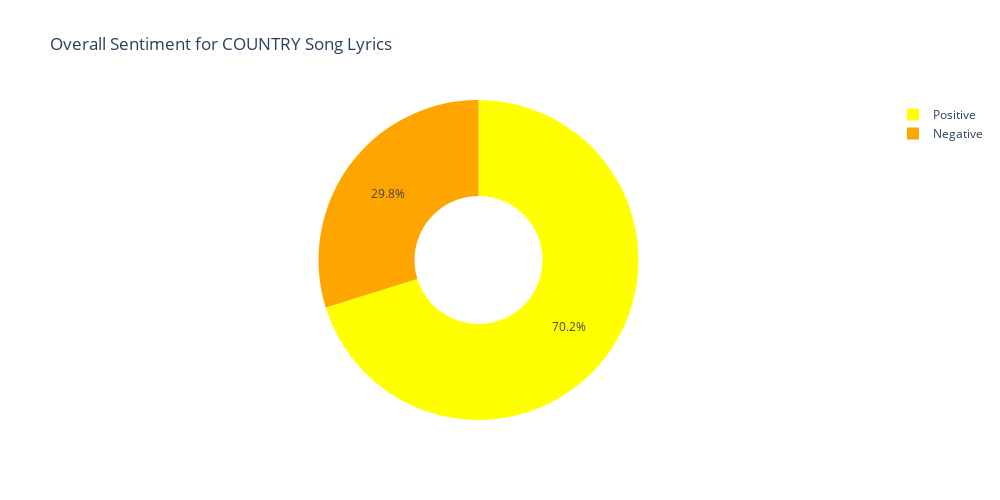

The notebook cell saved with this chart:
### Code cell
# Plot overall sentiment scores for genre

positives = sentiments_df['overall'].loc[sentiments_df['overall'] == 1 ].count()
negatives = sentiments_df['overall'].loc[sentiments_df['overall'] == -1 ].count()
index_names = ['Positive', 'Negative']

overall = pd.DataFrame([positives,negatives], columns = ['Count'])
overall.index = index_names

country_sentiment_pie = px.pie(
    overall, 
    values = 'Count', 
    names=index_names,
    height=500, 
    width=1000,
    hole = 0.4, 
    color_discrete_sequence=["yellow", "orange"],  
    title=f'Overall Sentiment for {genre} Song Lyrics'
    )


print(f'The total number of positive songs is {positives}')
print(f'The total number of negative songs is {negatives}')      
country_sentiment_pie

### Figure 1 — Plotly figure (JSON) as saved in the notebook; plotly's stock layout.template omitted (floating-point values rounded to 4 significant figures)
{"data": [{"domain": {"x": [0, 1], "y": [0, 1]}, "hole": 0.4, "hovertemplate": "label=%{label}<br>Count=%{value}<extra></extra>", "labels": ["Positive", "Negative"], "legendgroup": "", "name": "", "showlegend": true, "type": "pie", "values": [33, 14]}], "layout": {"height": 500, "legend": {"tracegroupgap": 0}, "piecolorway": ["yellow", "orange"], "title": {"text": "Overall Sentiment for COUNTRY Song Lyrics"}, "width": 1000}}
